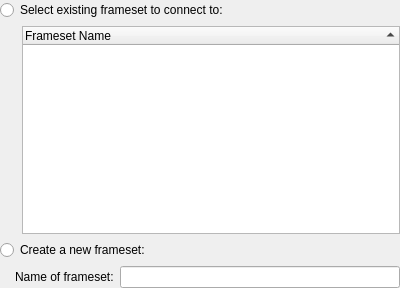
<ui version="4.0" >
 <author></author>
 <comment></comment>
 <exportmacro></exportmacro>
 <class>KWFrameConnectSelector</class>
 <widget class="QWidget" name="KWFrameConnectSelector" >
  <property name="geometry" >
   <rect>
    <x>0</x>
    <y>0</y>
    <width>400</width>
    <height>288</height>
   </rect>
  </property>
  <layout class="QGridLayout" >
   <property name="margin" >
    <number>0</number>
   </property>
   <property name="spacing" >
    <number>6</number>
   </property>
   <item row="3" column="0" colspan="2" >
    <layout class="QHBoxLayout" >
     <property name="margin" >
      <number>0</number>
     </property>
     <property name="spacing" >
      <number>6</number>
     </property>
     <item>
      <spacer>
       <property name="orientation" >
        <enum>Qt::Horizontal</enum>
       </property>
       <property name="sizeType" >
        <enum>QSizePolicy::Fixed</enum>
       </property>
       <property name="sizeHint" >
        <size>
         <width>15</width>
         <height>20</height>
        </size>
       </property>
      </spacer>
     </item>
     <item>
      <widget class="QLabel" name="label" >
       <property name="text" >
        <string>Name of frameset:</string>
       </property>
       <property name="buddy" >
        <cstring>frameSetName</cstring>
       </property>
      </widget>
     </item>
     <item>
      <widget class="QLineEdit" name="frameSetName" />
     </item>
    </layout>
   </item>
   <item row="2" column="0" colspan="2" >
    <widget class="QRadioButton" name="newRadio" >
     <property name="text" >
      <string>Create a new frameset:</string>
     </property>
    </widget>
   </item>
   <item row="0" column="0" colspan="2" >
    <widget class="QRadioButton" name="existingRadio" >
     <property name="text" >
      <string>Select existing frameset to connect to:</string>
     </property>
    </widget>
   </item>
   <item row="1" column="0" >
    <spacer>
     <property name="orientation" >
      <enum>Qt::Horizontal</enum>
     </property>
     <property name="sizeType" >
      <enum>QSizePolicy::Fixed</enum>
     </property>
     <property name="sizeHint" >
      <size>
       <width>16</width>
       <height>20</height>
      </size>
     </property>
    </spacer>
   </item>
   <item row="1" column="1" >
    <widget class="QTreeWidget" name="framesList" >
     <property name="rootIsDecorated" >
      <bool>false</bool>
     </property>
     <property name="itemsExpandable" >
      <bool>false</bool>
     </property>
     <property name="sortingEnabled" >
      <bool>true</bool>
     </property>
     <column>
      <property name="text" >
       <string>Frameset Name</string>
      </property>
     </column>
    </widget>
   </item>
  </layout>
 </widget>
 <pixmapfunction></pixmapfunction>
 <resources/>
 <connections/>
</ui>
